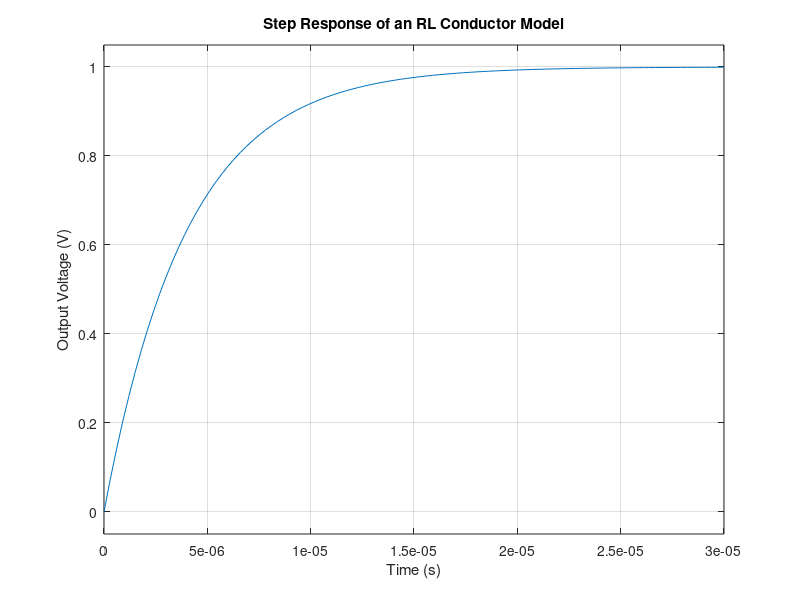
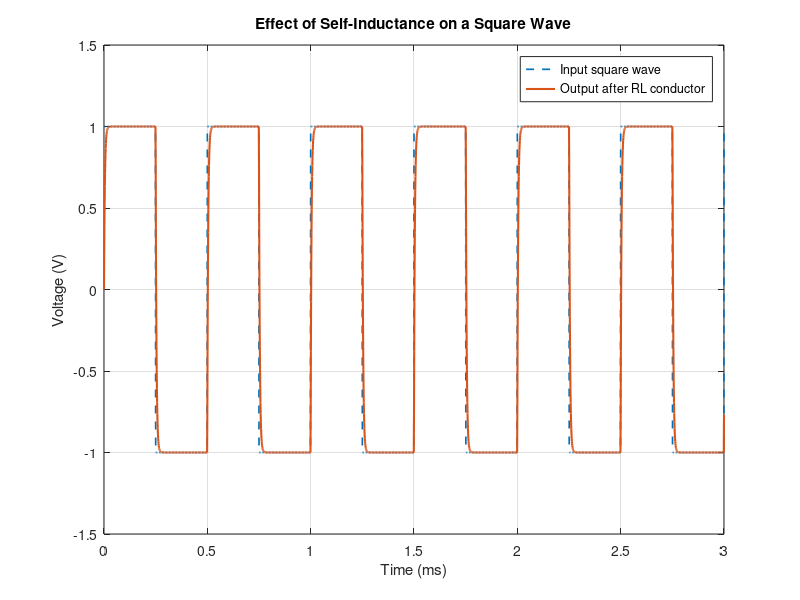
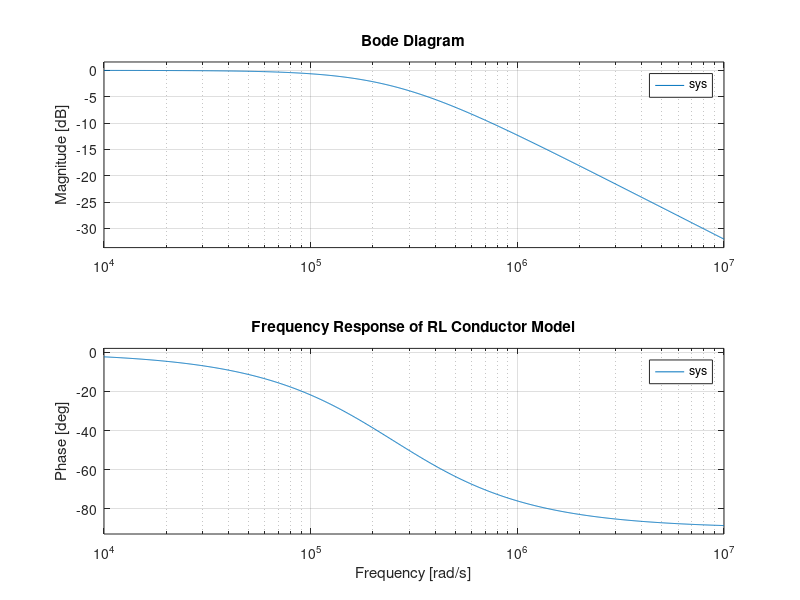

MATLAB code for these plots, in order:
clc; clear; close all;

% =========================================================
% Demo 1: Self-inductance effect on signal transmission
% Model: simple RL conductor
%
% Theory:
%   v_in(t) = R*i(t) + L*di/dt
%   v_out(t) = R*i(t)
%
% Transfer function:
%   H(s) = Vout/Vin = R / (L*s + R)
%
% Interpretation:
%   The conductor behaves like a first-order low-pass system.
%   Increasing L makes the response slower and smooths fast edges.
% =========================================================

%% Parameters
R = 50;            % resistance in ohms
L = 200e-6;        % inductance in henries

% Transfer function
num = R;
den = [L R];
sys = tf(num, den);

%% Time constant
tau = L / R;
fprintf('Time constant tau = L/R = %.6e s\n', tau);

%% Part A: Step response
figure('Name','Demo 1A - Step Response');
step(sys);
grid on;
title('Step Response of an RL Conductor Model');
xlabel('Time (s)');
ylabel('Output Voltage (V)');

%% Part B: Square-wave transmission
f = 2000;                          % square-wave frequency in Hz
t = 0:1e-6:3e-3;                   % time vector
vin = square(2*pi*f*t);            % input square wave
vout = lsim(sys, vin, t);          % output after RL conductor

figure('Name','Demo 1B - Square Wave Distortion');
plot(t*1e3, vin, '--', 'LineWidth', 1.2); hold on;
plot(t*1e3, vout, 'LineWidth', 1.5);
grid on;
title('Effect of Self-Inductance on a Square Wave');
xlabel('Time (ms)');
ylabel('Voltage (V)');
ylim([-1.5 1.5]);   % or use [-2 2] if you want more margin
legend('Input square wave','Output after RL conductor','Location','best');

%% Part C: Frequency response
figure('Name','Demo 1C - Frequency Response');
bode(sys);
grid on;
title('Frequency Response of RL Conductor Model');

%% notes printed in command window
fprintf('\n Interpretation:\n');
fprintf('1. Self-inductance produces a voltage L*di/dt that opposes current change.\n');
fprintf('2. Fast transitions are resisted, so edges become rounded.\n');
fprintf('3. This introduces delay, high-frequency attenuation, and phase shift.\n');
